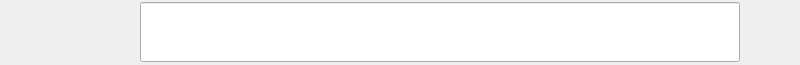
<?xml version="1.0" encoding="UTF-8"?>
<ui version="4.0">
 <class>ToolsWidget</class>
 <widget class="QWidget" name="ToolsWidget">
  <property name="geometry">
   <rect>
    <x>0</x>
    <y>0</y>
    <width>800</width>
    <height>65</height>
   </rect>
  </property>
  <property name="windowTitle">
   <string>Form</string>
  </property>
  <layout class="QHBoxLayout" name="horizontalLayout">
   <property name="spacing">
    <number>0</number>
   </property>
   <property name="margin">
    <number>0</number>
   </property>
   <item>
    <widget class="QPushButton" name="fscreenButton">
     <property name="sizePolicy">
      <sizepolicy hsizetype="Fixed" vsizetype="Fixed">
       <horstretch>0</horstretch>
       <verstretch>0</verstretch>
      </sizepolicy>
     </property>
     <property name="minimumSize">
      <size>
       <width>60</width>
       <height>60</height>
      </size>
     </property>
     <property name="maximumSize">
      <size>
       <width>60</width>
       <height>60</height>
      </size>
     </property>
     <property name="text">
      <string/>
     </property>
     <property name="icon">
      <iconset resource="../../resources/resources.qrc">
       <normaloff>:/icons/white/fullscreen.png</normaloff>:/icons/white/fullscreen.png</iconset>
     </property>
     <property name="flat">
      <bool>true</bool>
     </property>
    </widget>
   </item>
   <item>
    <spacer name="horizontalSpacer_3">
     <property name="orientation">
      <enum>Qt::Horizontal</enum>
     </property>
     <property name="sizeHint" stdset="0">
      <size>
       <width>20</width>
       <height>20</height>
      </size>
     </property>
    </spacer>
   </item>
   <item>
    <widget class="QPushButton" name="prevButton">
     <property name="sizePolicy">
      <sizepolicy hsizetype="Fixed" vsizetype="Fixed">
       <horstretch>0</horstretch>
       <verstretch>0</verstretch>
      </sizepolicy>
     </property>
     <property name="minimumSize">
      <size>
       <width>60</width>
       <height>60</height>
      </size>
     </property>
     <property name="maximumSize">
      <size>
       <width>60</width>
       <height>60</height>
      </size>
     </property>
     <property name="text">
      <string/>
     </property>
     <property name="icon">
      <iconset resource="../../resources/resources.qrc">
       <normaloff>:/icons/white/back.png</normaloff>:/icons/white/back.png</iconset>
     </property>
     <property name="flat">
      <bool>true</bool>
     </property>
    </widget>
   </item>
   <item>
    <widget class="QLineEdit" name="searchLine">
     <property name="sizePolicy">
      <sizepolicy hsizetype="Preferred" vsizetype="Fixed">
       <horstretch>1</horstretch>
       <verstretch>0</verstretch>
      </sizepolicy>
     </property>
     <property name="minimumSize">
      <size>
       <width>0</width>
       <height>60</height>
      </size>
     </property>
     <property name="maximumSize">
      <size>
       <width>16777215</width>
       <height>60</height>
      </size>
     </property>
     <property name="autoFillBackground">
      <bool>false</bool>
     </property>
    </widget>
   </item>
   <item>
    <widget class="QPushButton" name="nextButton">
     <property name="sizePolicy">
      <sizepolicy hsizetype="Fixed" vsizetype="Fixed">
       <horstretch>0</horstretch>
       <verstretch>0</verstretch>
      </sizepolicy>
     </property>
     <property name="minimumSize">
      <size>
       <width>60</width>
       <height>60</height>
      </size>
     </property>
     <property name="maximumSize">
      <size>
       <width>60</width>
       <height>60</height>
      </size>
     </property>
     <property name="text">
      <string/>
     </property>
     <property name="icon">
      <iconset resource="../../resources/resources.qrc">
       <normaloff>:/icons/white/forward.png</normaloff>:/icons/white/forward.png</iconset>
     </property>
     <property name="flat">
      <bool>true</bool>
     </property>
    </widget>
   </item>
  </layout>
 </widget>
 <resources>
  <include location="../../resources/resources.qrc"/>
 </resources>
 <connections/>
</ui>
